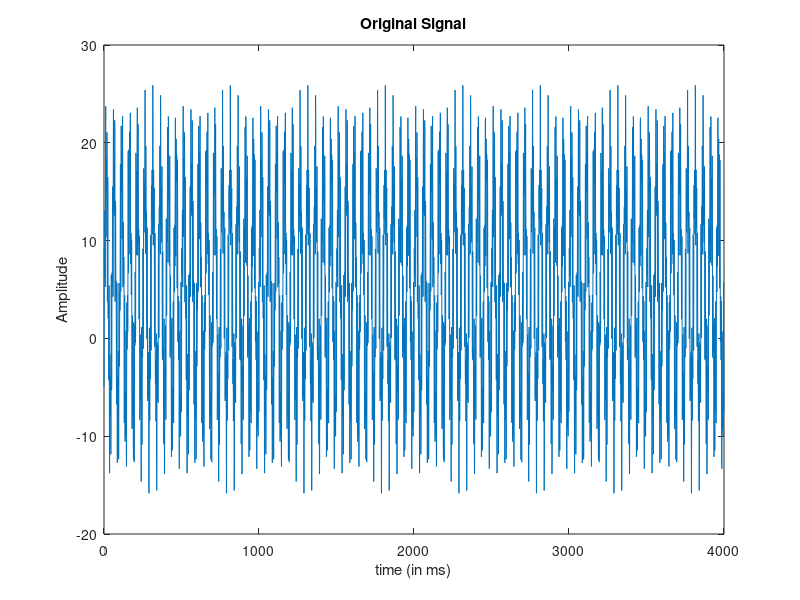
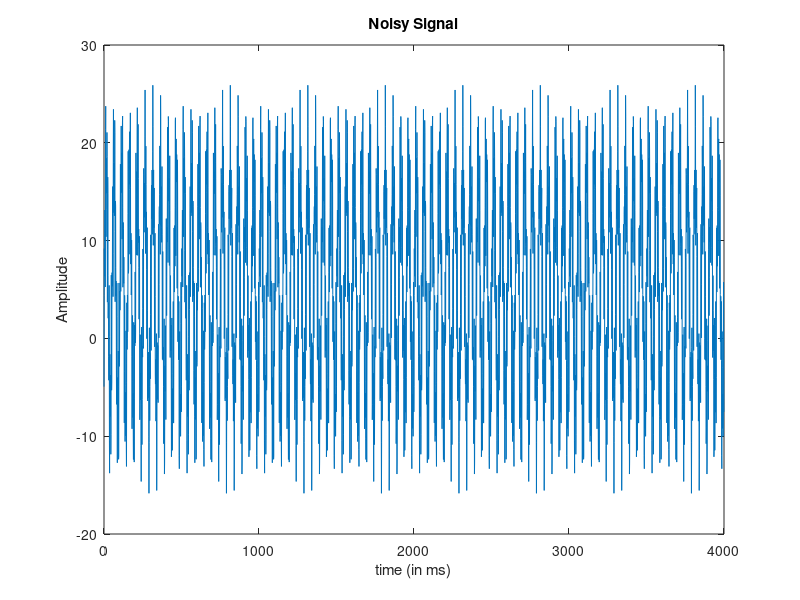
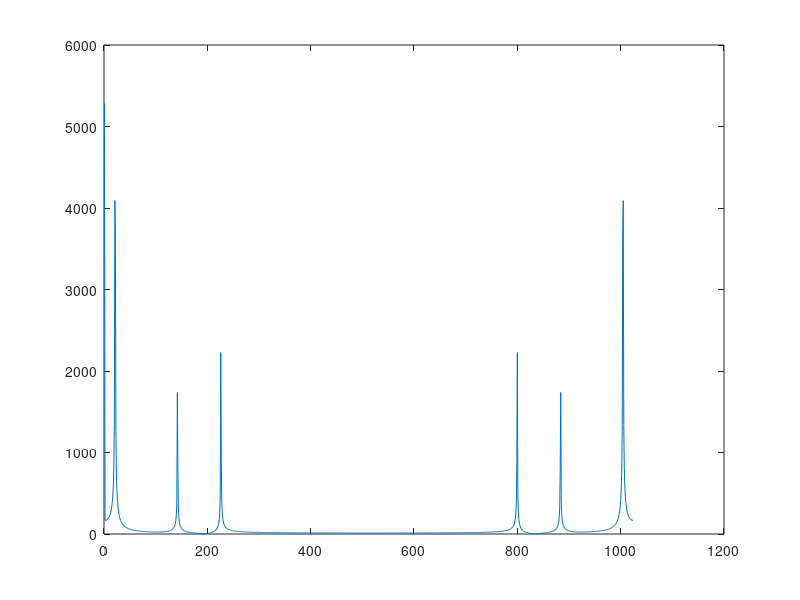
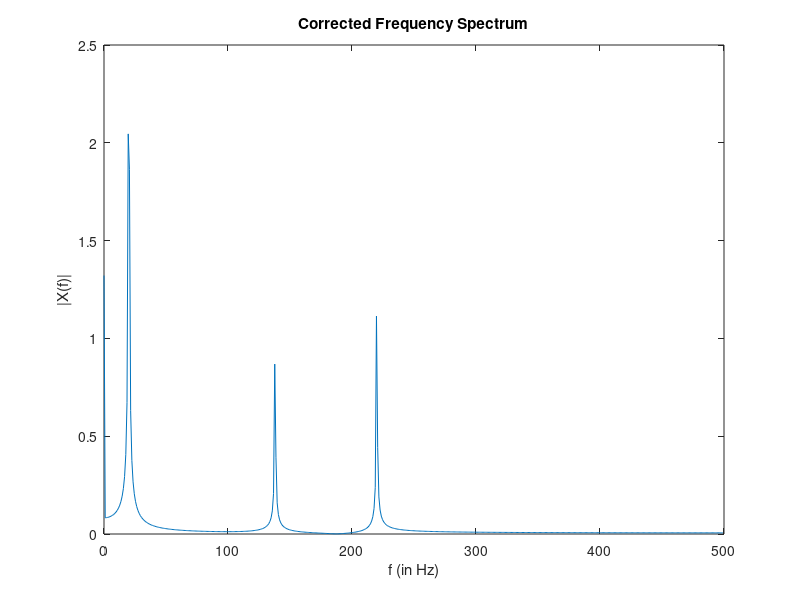

Recreate these plots in MATLAB, in order.
% NOTE, changing the number of time points also fucks his example with the
% same exact scaling problem.

% https://medium.com/analytics-vidhya/breaking-down-confusions-over-fast-fourier-transform-fft-1561a029b1ab
clear;
clc;
Fs = 1000;          %sampling rate
T = 1/Fs;           %sampling interval
L = 4000;            %Number of time points
t = 0:T:(L-1)*T;    %time vector
N = 1024;           %FFT points
% Define frequencies
f1 = 20;
f2 = 220;
f3 = 138; 
% Create the signal
x  = 5 + 12*sin(2*pi*f1*t-0.3) + 5*sin(2*pi*f2*t-0.5) + 4*sin(2*pi*f3*t - 1.5);
figure(1)
plot(t*1000,x)
xlabel('time (in ms)')
ylabel('Amplitude')
title('Original Signal')
% Add some noise
figure(2)
% x = awgn(x,5,'measured')
plot(t*1000,x)
xlabel('time (in ms)')
ylabel('Amplitude')
title('Noisy Signal')

% FFT
X = fft(x,N);
figure(3)
plot(abs(X))

% FFT output is apparently complex valued. Each IQ is (amplitude, phase)
% for the given frequency

% FFT returns a mirror reflection across the midpoint for real signals
% Something about complex conjugates.
% We only need the Single Side Band Spectrum
% We get this by only taking the first half of the output, and multiplying
% it by 2 (I suppose to compensate for nuking half the output).
SSB = X(1:N/2);
SSB(2:end) = 2*SSB(2:end); % They go to to end because the first element corresponds to DC component (0 phase).

% The frequency axis. We specify the number of points (Bins) for our FFT.
% This is actually a little different than what I thought. I thought the
% number of points was determined by the length of the input...
% Well at any rate, we are throwing away half the bins anyways. So, we are
% spreading Fs/2 Hz across N/2 bins

f = (0:N/2-1)*(Fs/N);
% Amplitude
figure(4)
% plot(f,abs(SSB/L)) % Something to do with a normalization factor, regarding the input signal length.
plot(f,abs(SSB/numel(t))) % Something to do with a normalization factor, regarding the input signal length.
xlabel('f (in Hz)')
ylabel('|X(f)|')
title('Corrected Frequency Spectrum')